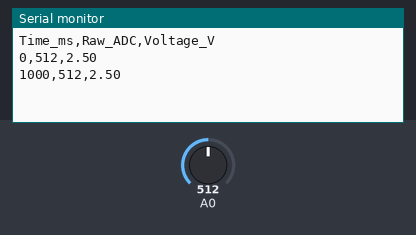
A sketch run on a simulated Arduino Uno, built with avr-gcc and run on an emulated ATmega328P. On the bench: the last lines printed to the serial monitor. The test bench sets the inputs (shaded band); at power-on: A0 = 512.

Above: at 1.8 s.
1.9 s: A0 set to 716
At 2.7 s:
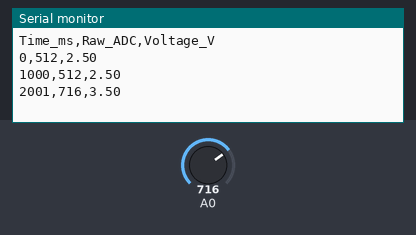
3.4 s: A0 set to 900
At 4.8 s:
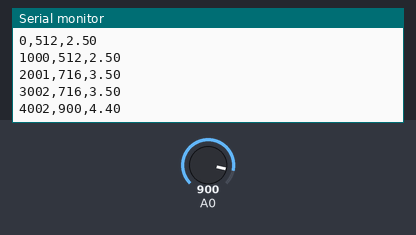
Timing chart, 0 to 6.4 s (numbered marks = the images above; inputs shaded):
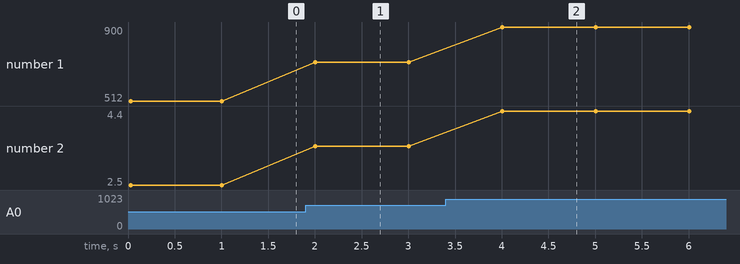

Measured:
- after the input at 1.9 s, the serial monitor: prints a new line after 0.10 s (image 1)
- after the input at 3.4 s, the serial monitor: prints a new line after 0.60 s (image 2)
- plotted number 1: 512 → 716 after the input at 1.9 s, 716 → 900 after the input at 3.4 s
- plotted number 2: 2.5 → 3.5 after the input at 1.9 s, 3.5 → 4.4 after the input at 3.4 s

The sketch:

finalprojectarduino.ino
```cpp
void setup() {
  Serial.begin(9600);
  Serial.println("Time_ms,Raw_ADC,Voltage_V");
}

void loop() {
  unsigned long time_ms = millis();   // time since program started
  int adcValue = analogRead(A0);      // read probe
  float voltage = adcValue * (5.0 / 1023.0);

  Serial.print(time_ms);
  Serial.print(",");
  Serial.print(adcValue);
  Serial.print(",");
  Serial.println(voltage);

  delay(1000);
}
```
